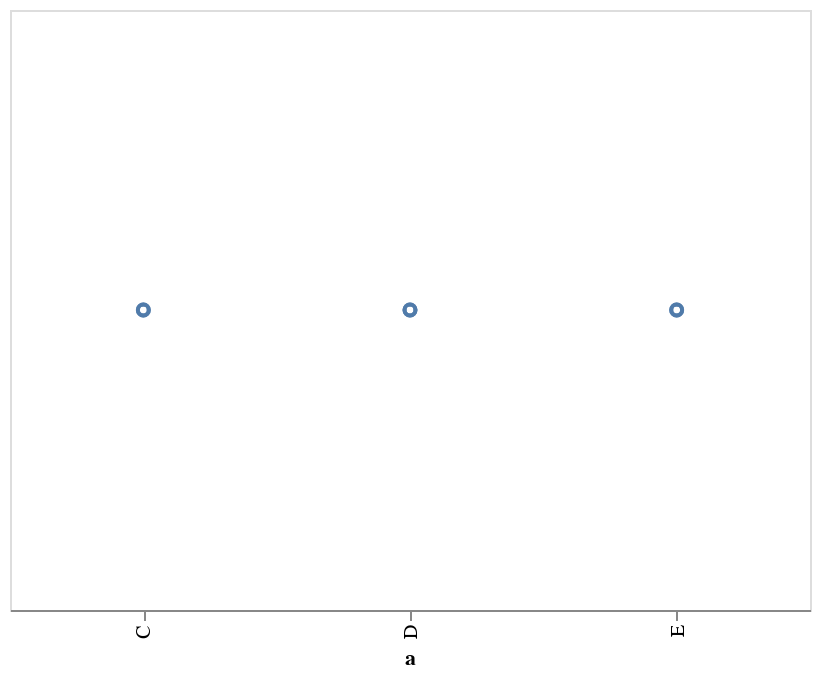

The cell this chart's notebook holds for it:
### Markdown cell above
### Encoding

Canales asociados a columnas de los datos con tal de separar visualmente los elementos (que para estos datos se están graficando puntos). 

Por ejemplo, es posible codificar la variable `a` con el canal `x`, que representa el eje horizontal donde se posicionan los puntos. Esto es posible mediante el método `encode` de los objetos _Charts_.

### Code cell
alt.Chart(df).mark_point().encode(
    x='a',
)

### Figure 1 — Vega-Lite specification as saved in the notebook (floating-point values rounded to 4 significant figures)
{"$schema": "https://vega.github.io/schema/vega-lite/v3.4.0.json", "config": {"background": "white", "mark": {"tooltip": null}, "view": {"height": 300, "width": 400}}, "data": {"name": "data-347f1284ea3247c0f55cb966abbdd2d8"}, "datasets": {"data-347f1284ea3247c0f55cb966abbdd2d8": [{"a": "C", "b": 2}, {"a": "C", "b": 7}, {"a": "C", "b": 4}, {"a": "D", "b": 1}, {"a": "D", "b": 2}, {"a": "D", "b": 6}, {"a": "E", "b": 8}, {"a": "E", "b": 4}, {"a": "E", "b": 7}]}, "encoding": {"x": {"field": "a", "type": "nominal"}}, "mark": "point"}
